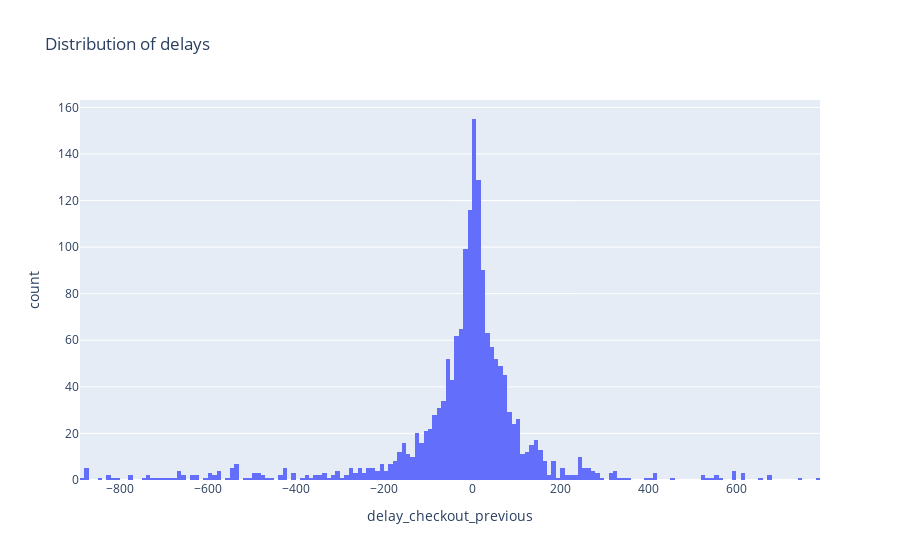

The code cell stored with this chart in its notebook:
### Code cell
px.histogram(df_final, x='delay_checkout_previous', title='Distribution of delays', nbins=200)

### Figure 1 — Plotly figure (JSON) as saved in the notebook; plotly's stock layout.template omitted (floating-point values rounded to 4 significant figures; data arrays with more than 128 entries replaced by an {"elided": "..."} marker saying what was removed)
{"data": [{"alignmentgroup": "True", "bingroup": "x", "hovertemplate": "delay_checkout_previous=%{x}<br>count=%{y}<extra></extra>", "legendgroup": "", "marker": {"color": "#636efa", "pattern": {"shape": ""}}, "name": "", "nbinsx": 200, "offsetgroup": "", "orientation": "v", "showlegend": false, "type": "histogram", "x": {"elided": "1692 int values"}, "xaxis": "x", "yaxis": "y"}], "layout": {"barmode": "relative", "legend": {"tracegroupgap": 0}, "title": {"text": "Distribution of delays"}, "xaxis": {"anchor": "y", "domain": [0, 1], "title": {"text": "delay_checkout_previous"}}, "yaxis": {"anchor": "x", "domain": [0, 1], "title": {"text": "count"}}}}
